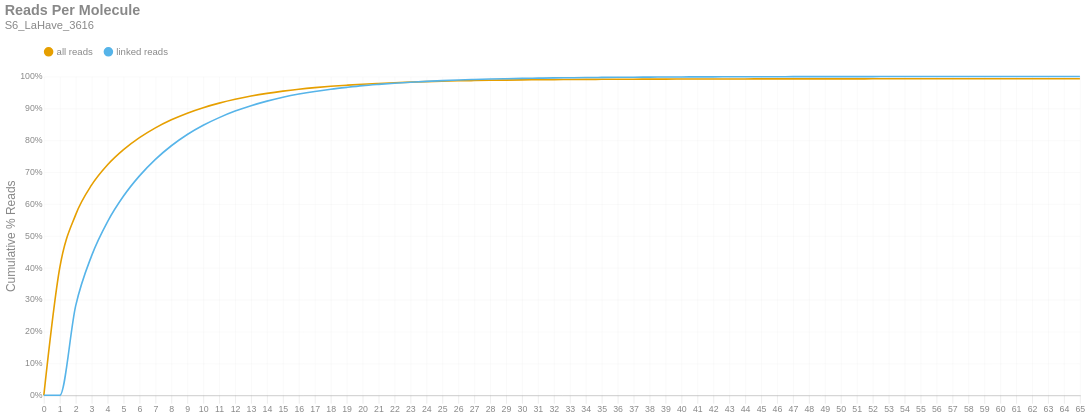

Here is the notebook cell this chart was saved with:
### Markdown cell above
### Reads per Molecule
This chart shows the cumulative distribution of the number of reads per linked molecule. That is, how many alignments are associated with a unique molecule. This excludes the number of reads associated with invalid or absent linked-read barcodes. The `linked` histogram is the percentages recalculated when disregarding singletons.

### Code cell
if SKIPLR:
    print_html(f"Skipped")
else:
    counts = np.bincount(valids['reads'].cast(pl.Int64).to_numpy())
    weighted = counts * np.arange(len(counts))
    all_perc = weighted / n_reads
    linked_perc = weighted / n_linked_reads
    linked_perc[1] = 0
    binned_df = pl.DataFrame({
        'readsper': list(range(len(counts))),
        'all reads (cumsum)': np.cumsum(all_perc).tolist(),
        'linked reads (cumsum)': np.cumsum(linked_perc).tolist(),
    })

    with SafeRender(binned_df):
        (
            density_plot(binned_df, 'Reads Per Molecule', samplename, 'readspmol')
            .encode(
                x=alt.X('readsper:O', title=None).axis(labelAngle=0).scale(padding=0),
                y=alt.Y('value:Q', title='Cumulative % Reads').axis(format='%').stack(False),
                color=alt.Color("key:N").scale(domain=["all reads", "linked reads"]),
                tooltip=[
                    alt.Tooltip("key:N", title="Data Type"),
                    alt.Tooltip("readsper:O", title="Reads Per Molecule"),
                    alt.Tooltip("value:Q", format=".2%", title="% Reads (Cum.)")
                ]            
            )
        ).display()

### Figure 1 — Vega-Lite specification as saved in the notebook (floating-point values rounded to 4 significant figures)
{"width": "container", "height": 400, "config": {"title": {"anchor": "start", "dy": -15, "fontSize": 18, "color": "#888888", "subtitleColor": "#888888", "subtitleFontSize": 14}, "arc": {"fill": "#0072B2"}, "axis": {"domainColor": "#888888", "domainWidth": 0.5, "gridWidth": 0.2, "grid": false, "titleFontWeight": 400, "titleFontSize": 15, "labelFontSize": 11, "labelColor": "#888888", "tickColor": "#888888", "tickWidth": 0.2, "titleColor": "#888888"}, "axisBand": {"grid": false}, "axisX": {"grid": true, "tickSize": 10, "domainCap": "round"}, "axisY": {"domain": false, "grid": true, "tickSize": 0, "domainCap": "round"}, "background": "transparent", "header": {"labelFontSize": 15, "labelColor": "#888888", "titleFontSize": 15, "titleFontWeight": 600, "titleColor": "#888888"}, "legend": {"labelFont": "sans-serif", "labelFontSize": 12, "labelColor": "#888888", "symbolSize": 100, "symbolType": "circle", "titleFontSize": 12, "titlePadding": 10, "titleColor": "#888888", "title": null, "orient": "top"}, "range": {"category": ["#E69F00", "#56B4E9", "#009E73", "#F0E442", "#0072B2", "#D55E00", "#CC79A7", "#000000"], "diverging": ["#cfe8f3", "#a2d4ec", "#73bfe2", "#46abdb", "#1696d2", "#12719e"]}, "area": {"fill": "#0072B2", "fillOpacity": 0.7, "line": true, "strokeOpacity": 0.7}, "line": {"color": "#0072B2", "stroke": "#0072B2", "strokeWidth": 2}, "trail": {"color": "#0072B2", "stroke": "#0072B2", "strokeWidth": 0, "size": 1}, "point": {"filled": true, "fillOpacity": 1.0, "size": 95}, "text": {"color": "#888888", "fontSize": 11, "align": "right", "fontWeight": 400, "size": 11}, "bar": {"fill": "#0072B2", "stroke": null}, "view": {"stroke": null, "continuousWidth": 660, "continuousHeight": 400}}, "data": {"name": "data-55f090f1360c64a7d93e0e66ab7e7199"}, "mark": {"type": "line", "interpolate": "monotone", "point": {"opacity": 0, "size": 275}}, "encoding": {"color": {"field": "key", "scale": {"domain": ["all reads", "linked reads"]}, "type": "nominal"}, "tooltip": [{"field": "key", "title": "Data Type", "type": "nominal"}, {"field": "readsper", "title": "Reads Per Molecule", "type": "ordinal"}, {"field": "value", "format": ".2%", "title": "% Reads (Cum.)", "type": "quantitative"}], "x": {"axis": {"labelAngle": 0}, "field": "readsper", "scale": {"padding": 0}, "title": null, "type": "ordinal"}, "y": {"axis": {"format": "%"}, "field": "value", "stack": false, "title": "Cumulative % Reads", "type": "quantitative"}}, "params": [{"name": "param_c36ac31b6afebe62", "select": {"type": "point", "fields": ["key"]}, "bind": "legend"}], "title": {"text": "Reads Per Molecule", "subtitle": "S6_LaHave_3616"}, "transform": [{"fold": ["all reads (cumsum)", "linked reads (cumsum)"]}, {"calculate": "replace(datum.key, ' (cumsum)', '')", "as": "key"}, {"filter": {"param": "param_c36ac31b6afebe62"}}], "usermeta": {"embedOptions": {"downloadFileName": "S6_LaHave_3616.readspmol"}}, "$schema": "https://vega.github.io/schema/vega-lite/v6.1.0.json", "datasets": {"data-55f090f1360c64a7d93e0e66ab7e7199": [{"readsper": 0, "all reads (cumsum)": 0.0, "linked reads (cumsum)": 0.0}, {"readsper": 1, "all reads (cumsum)": 0.4002, "linked reads (cumsum)": 0.0}, {"readsper": 2, "all reads (cumsum)": 0.5669, "linked reads (cumsum)": 0.2812}, {"readsper": 3, "all reads (cumsum)": 0.6599, "linked reads (cumsum)": 0.4381}, {"readsper": 4, "all reads (cumsum)": 0.7232, "linked reads (cumsum)": 0.545}, {"readsper": 5, "all reads (cumsum)": 0.7707, "linked reads (cumsum)": 0.625}, {"readsper": 6, "all reads (cumsum)": 0.8082, "linked reads (cumsum)": 0.6884}, {"readsper": 7, "all reads (cumsum)": 0.8389, "linked reads (cumsum)": 0.7402}, {"readsper": 8, "all reads (cumsum)": 0.8642, "linked reads (cumsum)": 0.7828}, {"readsper": 9, "all reads (cumsum)": 0.8851, "linked reads (cumsum)": 0.8182}, {"readsper": 10, "all reads (cumsum)": 0.9023, "linked reads (cumsum)": 0.8471}, {"readsper": 11, "all reads (cumsum)": 0.9165, "linked reads (cumsum)": 0.8711}, {"readsper": 12, "all reads (cumsum)": 0.9285, "linked reads (cumsum)": 0.8914}, {"readsper": 13, "all reads (cumsum)": 0.9386, "linked reads (cumsum)": 0.9084}, {"readsper": 14, "all reads (cumsum)": 0.9471, "linked reads (cumsum)": 0.9228}, {"readsper": 15, "all reads (cumsum)": 0.9542, "linked reads (cumsum)": 0.9348}, {"readsper": 16, "all reads (cumsum)": 0.9602, "linked reads (cumsum)": 0.9449}, {"readsper": 17, "all reads (cumsum)": 0.9652, "linked reads (cumsum)": 0.9532}, {"readsper": 18, "all reads (cumsum)": 0.9692, "linked reads (cumsum)": 0.9601}, {"readsper": 19, "all reads (cumsum)": 0.9727, "linked reads (cumsum)": 0.966}, {"readsper": 20, "all reads (cumsum)": 0.9759, "linked reads (cumsum)": 0.9713}, {"readsper": 21, "all reads (cumsum)": 0.9783, "linked reads (cumsum)": 0.9754}, {"readsper": 22, "all reads (cumsum)": 0.9805, "linked reads (cumsum)": 0.979}, {"readsper": 23, "all reads (cumsum)": 0.9823, "linked reads (cumsum)": 0.9822}, {"readsper": 24, "all reads (cumsum)": 0.9839, "linked reads (cumsum)": 0.9848}, {"readsper": 25, "all reads (cumsum)": 0.9853, "linked reads (cumsum)": 0.9872}, {"readsper": 26, "all reads (cumsum)": 0.9865, "linked reads (cumsum)": 0.9892}, {"readsper": 27, "all reads (cumsum)": 0.9874, "linked reads (cumsum)": 0.9907}, {"readsper": 28, "all reads (cumsum)": 0.9882, "linked reads (cumsum)": 0.9921}, {"readsper": 29, "all reads (cumsum)": 0.9888, "linked reads (cumsum)": 0.9931}, {"readsper": 30, "all reads (cumsum)": 0.9894, "linked reads (cumsum)": 0.9941}, {"readsper": 31, "all reads (cumsum)": 0.9898, "linked reads (cumsum)": 0.9949}, {"readsper": 32, "all reads (cumsum)": 0.9903, "linked reads (cumsum)": 0.9956}, {"readsper": 33, "all reads (cumsum)": 0.9906, "linked reads (cumsum)": 0.9962}, {"readsper": 34, "all reads (cumsum)": 0.991, "linked reads (cumsum)": 0.9968}, {"readsper": 35, "all reads (cumsum)": 0.9912, "linked reads (cumsum)": 0.9972}, {"readsper": 36, "all reads (cumsum)": 0.9915, "linked reads (cumsum)": 0.9976}, {"readsper": 37, "all reads (cumsum)": 0.9916, "linked reads (cumsum)": 0.9979}, {"readsper": 38, "all reads (cumsum)": 0.9918, "linked reads (cumsum)": 0.9982}, {"readsper": 39, "all reads (cumsum)": 0.9919, "linked reads (cumsum)": 0.9984}, {"readsper": 40, "all reads (cumsum)": 0.9921, "linked reads (cumsum)": 0.9987}, {"readsper": 41, "all reads (cumsum)": 0.9921, "linked reads (cumsum)": 0.9988}, {"readsper": 42, "all reads (cumsum)": 0.9923, "linked reads (cumsum)": 0.999}, {"readsper": 43, "all reads (cumsum)": 0.9924, "linked reads (cumsum)": 0.9991}, {"readsper": 44, "all reads (cumsum)": 0.9924, "linked reads (cumsum)": 0.9992}, {"readsper": 45, "all reads (cumsum)": 0.9925, "linked reads (cumsum)": 0.9994}, {"readsper": 46, "all reads (cumsum)": 0.9925, "linked reads (cumsum)": 0.9994}, {"readsper": 47, "all reads (cumsum)": 0.9926, "linked reads (cumsum)": 0.9995}, {"readsper": 48, "all reads (cumsum)": 0.9926, "linked reads (cumsum)": 0.9996}, {"readsper": 49, "all reads (cumsum)": 0.9927, "linked reads (cumsum)": 0.9996}, {"readsper": 50, "all reads (cumsum)": 0.9927, "linked reads (cumsum)": 0.9997}, {"readsper": 51, "all reads (cumsum)": 0.9927, "linked reads (cumsum)": 0.9997}, {"readsper": 52, "all reads (cumsum)": 0.9927, "linked reads (cumsum)": 0.9998}, {"readsper": 53, "all reads (cumsum)": 0.9928, "linked reads (cumsum)": 0.9998}, {"readsper": 54, "all reads (cumsum)": 0.9928, "linked reads (cumsum)": 0.9998}, {"readsper": 55, "all reads (cumsum)": 0.9928, "linked reads (cumsum)": 0.9998}, {"readsper": 56, "all reads (cumsum)": 0.9928, "linked reads (cumsum)": 0.9999}, {"readsper": 57, "all reads (cumsum)": 0.9928, "linked reads (cumsum)": 0.9999}, {"readsper": 58, "all reads (cumsum)": 0.9928, "linked reads (cumsum)": 0.9999}, {"readsper": 59, "all reads (cumsum)": 0.9928, "linked reads (cumsum)": 0.9999}, {"readsper": 60, "all reads (cumsum)": 0.9928, "linked reads (cumsum)": 0.9999}, {"readsper": 61, "all reads (cumsum)": 0.9928, "linked reads (cumsum)": 0.9999}, {"readsper": 62, "all reads (cumsum)": 0.9928, "linked reads (cumsum)": 1.0}, {"readsper": 63, "all reads (cumsum)": 0.9929, "linked reads (cumsum)": 1.0}, {"readsper": 64, "all reads (cumsum)": 0.9929, "linked reads (cumsum)": 1.0}, {"readsper": 65, "all reads (cumsum)": 0.9929, "linked reads (cumsum)": 1.0}]}}
